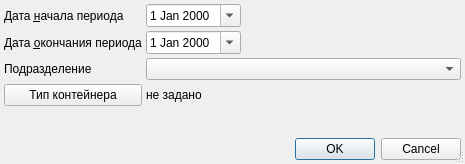
<?xml version="1.0" encoding="UTF-8"?>
<ui version="4.0">
 <class>ReportUseContainersSetupDialog</class>
 <widget class="QDialog" name="ReportUseContainersSetupDialog">
  <property name="windowModality">
   <enum>Qt::ApplicationModal</enum>
  </property>
  <property name="geometry">
   <rect>
    <x>0</x>
    <y>0</y>
    <width>465</width>
    <height>164</height>
   </rect>
  </property>
  <property name="windowTitle">
   <string>параметры отчёта</string>
  </property>
  <property name="sizeGripEnabled">
   <bool>true</bool>
  </property>
  <property name="modal">
   <bool>true</bool>
  </property>
  <layout class="QGridLayout" name="gridLayout">
   <property name="margin">
    <number>4</number>
   </property>
   <property name="spacing">
    <number>4</number>
   </property>
   <item row="0" column="3" colspan="3">
    <spacer>
     <property name="orientation">
      <enum>Qt::Horizontal</enum>
     </property>
     <property name="sizeHint" stdset="0">
      <size>
       <width>61</width>
       <height>20</height>
      </size>
     </property>
    </spacer>
   </item>
   <item row="0" column="0">
    <widget class="QLabel" name="lblBegDate">
     <property name="text">
      <string>Дата &amp;начала периода</string>
     </property>
     <property name="buddy">
      <cstring>edtBegDate</cstring>
     </property>
    </widget>
   </item>
   <item row="0" column="1" colspan="2">
    <widget class="CDateEdit" name="edtBegDate">
     <property name="sizePolicy">
      <sizepolicy hsizetype="Maximum" vsizetype="Fixed">
       <horstretch>0</horstretch>
       <verstretch>0</verstretch>
      </sizepolicy>
     </property>
     <property name="calendarPopup">
      <bool>true</bool>
     </property>
    </widget>
   </item>
   <item row="1" column="0">
    <widget class="QLabel" name="lblEndDate">
     <property name="text">
      <string>Дата &amp;окончания периода</string>
     </property>
     <property name="buddy">
      <cstring>edtEndDate</cstring>
     </property>
    </widget>
   </item>
   <item row="1" column="3" colspan="3">
    <spacer>
     <property name="orientation">
      <enum>Qt::Horizontal</enum>
     </property>
     <property name="sizeHint" stdset="0">
      <size>
       <width>61</width>
       <height>20</height>
      </size>
     </property>
    </spacer>
   </item>
   <item row="4" column="0">
    <widget class="QLabel" name="lblOrgStructure">
     <property name="text">
      <string>Подразделение</string>
     </property>
    </widget>
   </item>
   <item row="6" column="1" colspan="4">
    <widget class="QFrame" name="frmAge">
     <property name="frameShape">
      <enum>QFrame::NoFrame</enum>
     </property>
     <property name="frameShadow">
      <enum>QFrame::Raised</enum>
     </property>
     <layout class="QHBoxLayout">
      <property name="spacing">
       <number>4</number>
      </property>
      <property name="margin">
       <number>0</number>
      </property>
     </layout>
    </widget>
   </item>
   <item row="4" column="1" colspan="5">
    <widget class="COrgStructureComboBox" name="cmbOrgStructure"/>
   </item>
   <item row="8" column="0" colspan="6">
    <widget class="QDialogButtonBox" name="buttonBox">
     <property name="orientation">
      <enum>Qt::Horizontal</enum>
     </property>
     <property name="standardButtons">
      <set>QDialogButtonBox::Cancel|QDialogButtonBox::Ok</set>
     </property>
    </widget>
   </item>
   <item row="7" column="0" colspan="6">
    <spacer>
     <property name="orientation">
      <enum>Qt::Vertical</enum>
     </property>
     <property name="sizeHint" stdset="0">
      <size>
       <width>428</width>
       <height>16</height>
      </size>
     </property>
    </spacer>
   </item>
   <item row="1" column="1" colspan="2">
    <widget class="CDateEdit" name="edtEndDate">
     <property name="sizePolicy">
      <sizepolicy hsizetype="Maximum" vsizetype="Fixed">
       <horstretch>0</horstretch>
       <verstretch>0</verstretch>
      </sizepolicy>
     </property>
     <property name="calendarPopup">
      <bool>true</bool>
     </property>
    </widget>
   </item>
   <item row="5" column="0">
    <widget class="QPushButton" name="btnContainerType">
     <property name="text">
      <string>Тип контейнера</string>
     </property>
    </widget>
   </item>
   <item row="5" column="1" colspan="5">
    <widget class="QLabel" name="lblContainerType">
     <property name="text">
      <string>не задано</string>
     </property>
     <property name="wordWrap">
      <bool>true</bool>
     </property>
    </widget>
   </item>
  </layout>
 </widget>
 <customwidgets>
  <customwidget>
   <class>CDateEdit</class>
   <extends>QDateEdit</extends>
   <header>library/DateEdit</header>
  </customwidget>
  <customwidget>
   <class>COrgStructureComboBox</class>
   <extends>QComboBox</extends>
   <header>Orgs/OrgStructComboBoxes.h</header>
  </customwidget>
 </customwidgets>
 <tabstops>
  <tabstop>edtBegDate</tabstop>
  <tabstop>edtEndDate</tabstop>
  <tabstop>cmbOrgStructure</tabstop>
  <tabstop>btnContainerType</tabstop>
  <tabstop>buttonBox</tabstop>
 </tabstops>
 <resources/>
 <connections>
  <connection>
   <sender>buttonBox</sender>
   <signal>accepted()</signal>
   <receiver>ReportUseContainersSetupDialog</receiver>
   <slot>accept()</slot>
   <hints>
    <hint type="sourcelabel">
     <x>124</x>
     <y>768</y>
    </hint>
    <hint type="destinationlabel">
     <x>70</x>
     <y>270</y>
    </hint>
   </hints>
  </connection>
  <connection>
   <sender>buttonBox</sender>
   <signal>rejected()</signal>
   <receiver>ReportUseContainersSetupDialog</receiver>
   <slot>reject()</slot>
   <hints>
    <hint type="sourcelabel">
     <x>237</x>
     <y>768</y>
    </hint>
    <hint type="destinationlabel">
     <x>279</x>
     <y>272</y>
    </hint>
   </hints>
  </connection>
 </connections>
</ui>
